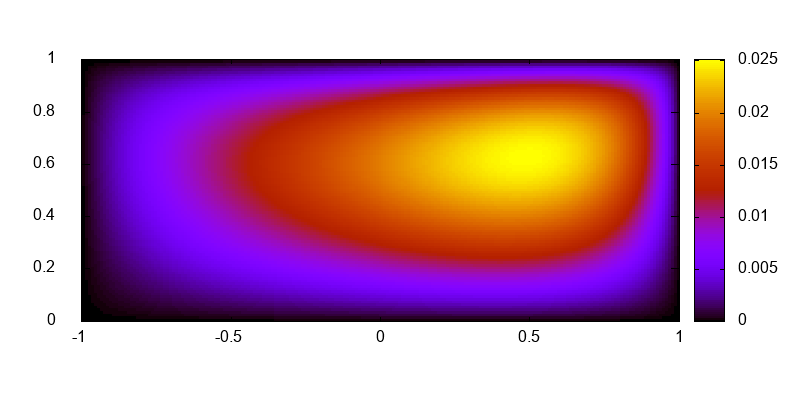

gnuplot code for this plot:
set terminal png size 800,400
set lmargin at screen 0.1
set rmargin at screen 0.85
set output 'schur.png'
set autoscale fix
set pm3d map
splot 'out' matrix using ($1/100.0-1):(1-$2/100.0):3
